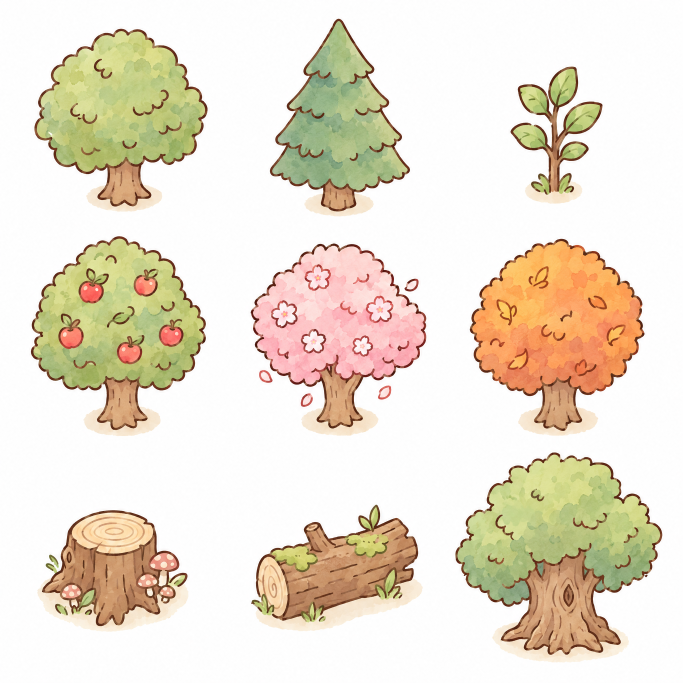
#> input picture content/env_trees_12e42645.png, 2048 x 2048 px (shown at 1/3 size)
$ python env_slicer.py
#> lines starting #> are read from the running program, lines starting #| are printed output that depends on the picture; after the words box and inside, x2 and y2 are one past the last pixel; in counts of white or black regions, pixels touching at a corner belong together
### tools/_common.py
"""Cross-platform helpers shared by tools/*.py (macOS, Windows, Linux). No third-party imports."""
from __future__ import annotations

import os
import shutil
import subprocess
import sys
from pathlib import Path
from typing import Callable, Mapping

IS_WINDOWS = sys.platform.startswith("win")
IS_MAC = sys.platform == "darwin"


def utf8_output() -> None:
    """Print Korean/any text without crashing on legacy consoles (cp949/cp1252 on Windows)."""
    for stream in (sys.stdout, sys.stderr):
        try:
            stream.reconfigure(encoding="utf-8", errors="replace")  # type: ignore[union-attr]
        except (AttributeError, ValueError):
            pass
#> in load_rgb, returned value is the input picture: shape (2048, 2048, 3); mean R, G, B 234.5, 225.1, 208.5


def which(cmd: str) -> str | None:
    """Full path of a command. On Windows this finds pnpm.cmd / npm.cmd, which a bare name cannot launch."""
    return shutil.which(cmd)


# [4 lines left out: function resolve_cmd, not called in this run]


def run_text(cmd: list[str], timeout: float = 15, **kw) -> subprocess.CompletedProcess:
    """subprocess.run that decodes output as UTF-8 regardless of the system code page."""
    return subprocess.run(resolve_cmd(cmd), capture_output=True, text=True, encoding="utf-8", errors="replace", timeout=timeout, **kw)


# [65 lines left out: functions spawn, kill_tree, chrome_candidates, find_chrome, not called in this run]


CHROME_HELP = "Chrome/Edge not found. Install Chrome (Windows: winget install Google.Chrome) or set CHROME_PATH to the browser executable."

### tools/sprite_slicer.py
#!/usr/bin/env -S uv run --script
# /// script
# requires-python = ">=3.11"
# dependencies = ["pillow", "numpy", "scipy"]
# ///
"""Slice an AI-generated character sheet into an aligned Phaser atlas.

Input : a sheet with a white background laid out as ROWS x COLS cells
        (default 3 x 4: rows = down/up/left, cols = idle/walk_a/walk_b/net; --action renames net).
Output: <key>.png (atlas), <key>.json (Phaser hash atlas), <key>.anims.json
        (Phaser anims.fromJSON format + flipX), <key>_contact.png (review sheet).

The original image is only read, never modified.
"""
from __future__ import annotations

import argparse
import json
import sys
from pathlib import Path

import numpy as np
from PIL import Image, ImageDraw
from scipy import ndimage, signal
from _common import utf8_output

ROW_NAMES = ["down", "up", "left"]
COL_NAMES = ["idle", "walk_a", "walk_b", "net"]


def remove_background(rgb: np.ndarray, tol: int, clear_enclosed: bool, min_hole: int) -> np.ndarray:
    """Return RGBA. Only near-white regions connected to the image border are removed,
    so cream fur / highlights enclosed by the dark outline survive."""
#> called with tol = 14, clear_enclosed = False, min_hole = 0
    minc = rgb.min(axis=2)
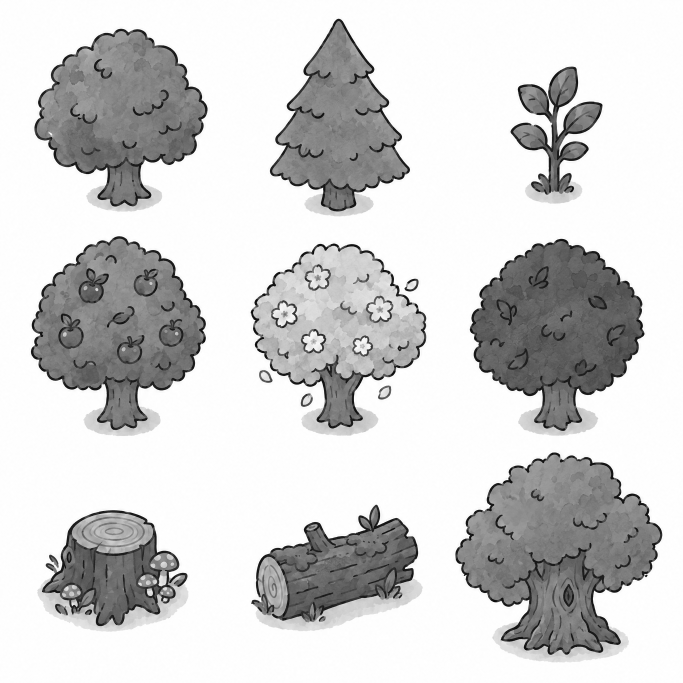
#> minc: shape (2048, 2048) (shown at 1/3 size); min 0, max 255, mean 208.4
    cand = minc >= 255 - tol
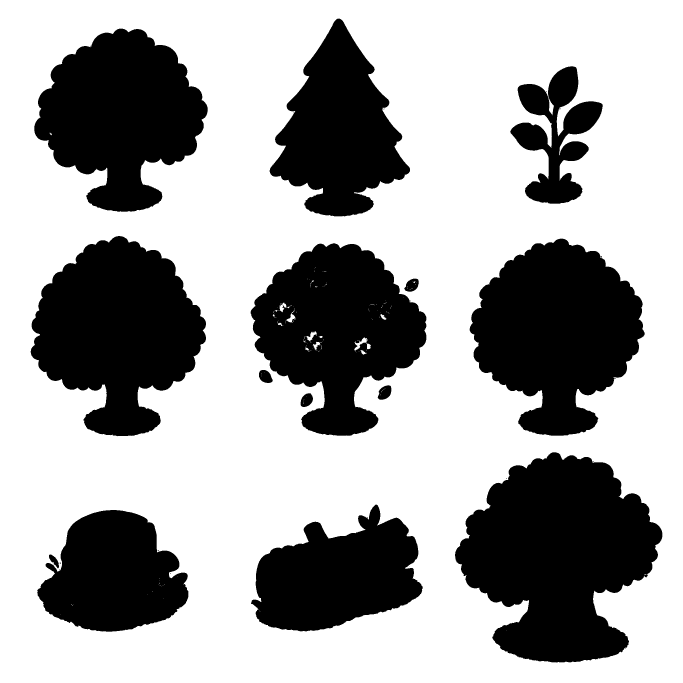
#> cand: shape (2048, 2048) bool (shown at 1/3 size); 64.8% white; 40 black regions (26 under 20 px), largest, box (x1, y1, x2, y2) and area: (1365, 1357, 1987, 1988) 257804, (1409, 716, 1934, 1307) 205165, (92, 708, 618, 1309) 204563
    lab, n = ndimage.label(cand)
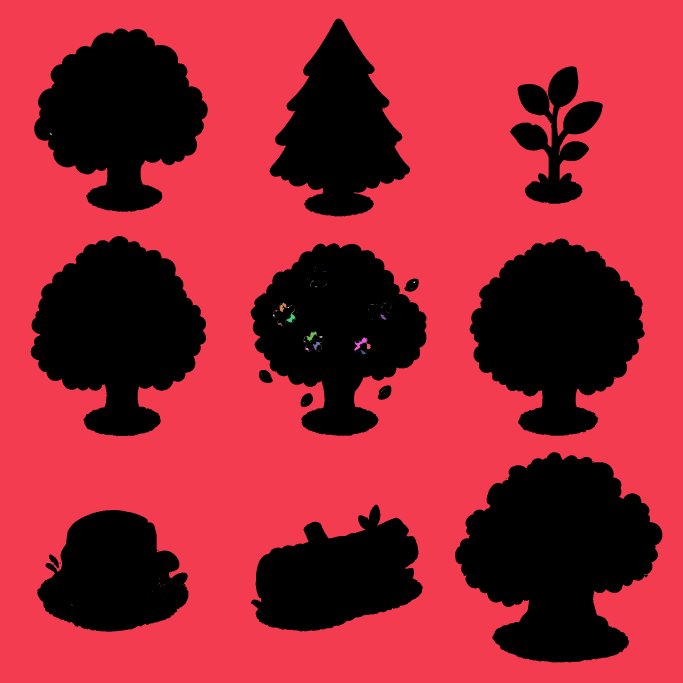
#> lab: shape (2048, 2048) int32 (shown at 1/3 size); 263 distinct labels, from 0 to 262; one colour per label, 0 black
#> n = 262
    border = np.unique(np.concatenate([lab[0], lab[-1], lab[:, 0], lab[:, -1]]))
#> border = [1]
    is_bg_label = np.zeros(n + 1, dtype=bool)
    is_bg_label[border] = True
    is_bg_label[0] = False
    bg = is_bg_label[lab]
#> bg: shape (2048, 2048) bool; 64.7% white; 39 black regions (25 under 20 px), largest, box (x1, y1, x2, y2) and area: (1365, 1357, 1987, 1988) 257815, (1409, 716, 1934, 1307) 205166, (92, 708, 618, 1309) 204563

    if clear_enclosed:  # e.g. the insides of the bug-net mesh
        pure = (minc >= 250) & ~bg
        lab2, n2 = ndimage.label(pure)
        if n2:
            sizes = ndimage.sum(pure, lab2, index=np.arange(1, n2 + 1))
            big = np.zeros(n2 + 1, dtype=bool)
            big[1:] = sizes >= min_hole
            bg |= big[lab2]

    alpha = np.where(bg, 0.0, 1.0)
    out = rgb.astype(np.float32).copy()

    # Anti-aliased rim: estimate coverage from darkness and un-matte from white.
    band = ndimage.binary_dilation(bg, iterations=2) & ~bg
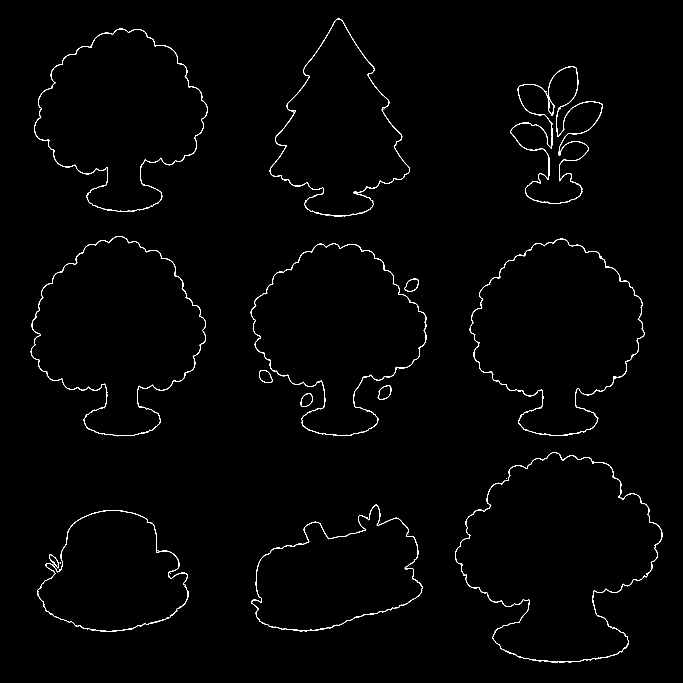
#> band: shape (2048, 2048) bool (shown at 1/3 size); 0.86% white in thin lines or dots, all inside (x1, y1, x2, y2) = (92, 56, 1987, 1988)
    edge_ref = 90.0  # rough darkness of the brown outline
    a = np.clip((255.0 - minc[band]) / (255.0 - edge_ref), 0.0, 1.0)
    alpha[band] = a
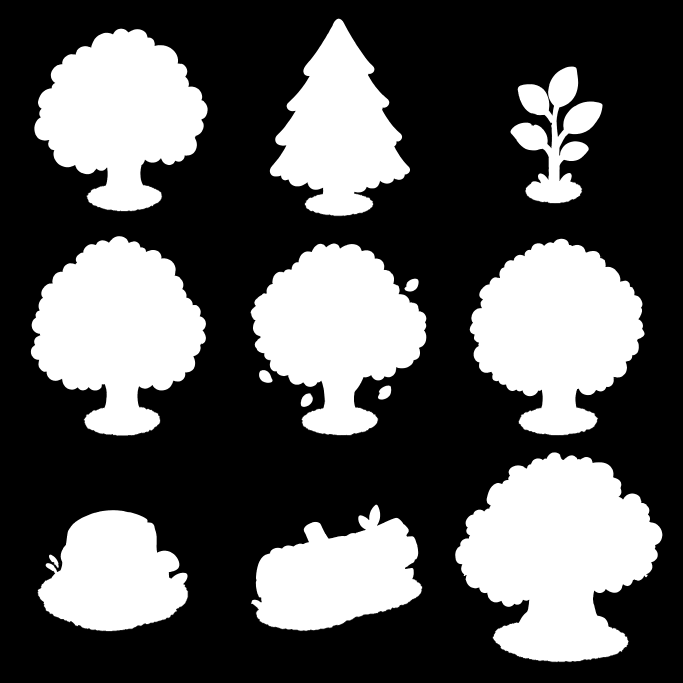
#> alpha: shape (2048, 2048) float64 (shown at 1/3 size); min 0, max 1, mean 0.35
    safe = np.maximum(a, 1e-3)[:, None]
    out[band] = np.clip((out[band] - 255.0 * (1.0 - a)[:, None]) / safe, 0, 255)

    rgba = np.dstack([out, alpha * 255.0]).round().astype(np.uint8)
    rgba[alpha == 0] = 0
    return rgba


# [52 lines left out: functions find_cells, crop_cell, not called in this run]


def _ramp(x, lo, hi):
    return np.clip((x - lo) / (hi - lo), 0.0, 1.0)


# [318 lines left out: functions _hsv, _marking_weight, _head_frame, copy_marking, feet_center_x, register_dx and 4 more, not called in this run]


# [2 lines that do not run on import are left out]

### tools/env_slicer.py
#!/usr/bin/env -S uv run --script
# /// script
# requires-python = ">=3.11"
# dependencies = ["pillow", "numpy", "scipy"]
# ///
"""Cut the AI environment / insect-icon / terrain sheets in content/ into game-ready PNGs.

  uv run tools/env_slicer.py            # everything
  uv run tools/env_slicer.py trees tiles_grass_water   # selected jobs

Scale rule (docs/ISLAND_LAYOUT.md): files are stored at 2x world size, the game draws them at 0.5.
World sizes below are in world px (cat = 92 px tall, tile = 48 px). Each sheet is cut on an even grid,
so objects must stay inside their own cell; check assets/env/_contact.png after a rebuild.

Outputs
  assets/env/<category>/<name>.png       transparent, trimmed, sized to world*2
  assets/insects/icons/<name>.png        journal / dex icons, 256 px box
  assets/{ui,npc,crops,words,items,fx,fish,wearables}/...   see ICON_SHEETS
  assets/app/icon_1024.png               store icon source
  assets/tiles/ground/<name>.png         seamless ground textures, 384 px (= 4x4 tiles)
  assets/tiles/<set>.png                 3x3 nine-slice tileset for Tiled, 96 px tiles
  assets/env/manifest.json               key -> file, world size, draw scale
  assets/env/_contact.png                review sheet
The original content/*.png files are only read.
"""
from __future__ import annotations

import json
import sys
from pathlib import Path

import numpy as np
from PIL import Image, ImageDraw
from scipy import ndimage

from _common import utf8_output
from sprite_slicer import remove_background

ROOT = Path(__file__).resolve().parent.parent
SRC = 2  # stored px per world px
TILE = 48  # world px
ICON = 256

# name, world size: ("h", px) = height, ("w", px) = width (flat things read better by width)
PROPS: dict[str, tuple[str, str, list[tuple[str, str, int]]]] = {
    "trees": ("content/env_trees_12e42645.png", "trees", [
        ("oak", "h", 230), ("pine", "h", 260), ("sapling", "h", 70),
        ("apple_tree", "h", 230), ("cherry_tree", "h", 230), ("autumn_tree", "h", 230),
        ("stump", "h", 70), ("log", "w", 120), ("old_tree", "h", 300)]),
    "bushes": ("content/env_bushes_e8e4d86b.png", "plants", [
        ("grass_tuft", "h", 30), ("tall_grass", "h", 55), ("bush", "h", 60),
        ("flower_bush", "h", 65), ("berry_bush", "h", 65), ("clover", "h", 35),
        ("fern", "h", 55), ("reeds", "h", 75), ("sprout", "h", 22)]),
    "flowers": ("content/env_flowers_dfe17778.png", "flowers", [
        ("cosmos", "h", 45), ("lavender", "h", 50), ("daisy", "h", 42),
        ("tulip", "h", 45), ("sunflower", "h", 75), ("hydrangea", "h", 50),
        ("rose", "h", 48), ("marigold", "h", 42), ("wildflowers", "h", 40)]),
    "buildings": ("content/env_buildings_07906417.png", "buildings", [
        ("tent", "h", 170), ("cabin", "h", 230), ("cottage", "h", 250),
        ("treehouse", "h", 300), ("shed", "h", 190), ("research_hut", "h", 260),
        ("market_stall", "h", 170), ("well", "h", 150), ("campfire", "w", 150)]),
    "props": ("content/env_props_0fac428a.png", "props", [
        ("bulletin_board", "h", 110), ("signpost", "h", 110), ("mailbox", "h", 90),
        ("bench", "w", 110), ("fence", "w", 96), ("barrel", "h", 55),
        ("crates", "h", 75), ("garden_plot", "w", 144), ("lantern_post", "h", 130)]),
    "water": ("content/env_water_bea22f81.png", "water", [
        ("pond", "w", 260), ("lake", "w", 520), ("dock", "w", 170),
        ("lily_pads", "w", 100), ("stepping_stones", "w", 120), ("bridge", "w", 200),
        ("mossy_rock", "h", 110), ("rowboat", "w", 150), ("waterfall", "h", 200)]),
}

# icon sheet is 4x4, keep only the chosen species (cell index -> name)
INSECT_ICONS = ("content/insects_sheet_0f6c3638.png", 4, 4, {
    0: "butterfly", 2: "bee", 3: "dragonfly", 4: "grasshopper", 6: "rhino_beetle",
    7: "stag_beetle", 8: "firefly", 12: "cricket", 13: "moth", 14: "jewel_beetle"})

# job -> (sheet, rows, cols, out dir under assets/, box px or None, names row-major)
# box: fit into a square box of that size (icons); None: keep trimmed at source size (UI panels, cards).
# A None name skips the cell; a tuple splits the cell's pieces left to right (e.g. button + pressed button).
ICON_SHEETS: dict[str, tuple[str, int, int, str, int | None, list]] = {
    "ui_hud": ("content/ui_hud_7d0d396b.png", 3, 3, "ui/hud", None, [
        "ring", "ring_needle", "star", "star_empty", "heart", "tap_marker", "clock_day", "clock_night", "round_button"]),
    "ui_panels": ("content/ui_panels_3ca39c83.png", 3, 3, "ui/panels", None, [
        "speech_bubble", "dialog_box", "word_card", "journal", "slot", "slot_locked", "bag_slot", "sign_banner",
        ("button", "button_pressed")]),
    "portraits": ("content/npc_portraits_49181ccf.png", 2, 2, "npc/portraits", 512, [
        "professor", "collector", "fisher", "cook"]),
    "crops": ("content/crops_ae5559d1.png", 4, 5, "crops", 256, [
        f"flower_{c}_{s}" for c in ("pink", "blue", "yellow", "white") for s in range(5)]),
    "words": ("content/words_e318408f.png", 3, 4, "words", 512, [
        "cat", "bug", "butterfly", "flower", "leaf", "seed", "water", "net", "jar", "tent", "tree", "sun"]),
    # dex icons for the rain/lake creatures: idle cells cut from their action sheets (insect_{worm,snail,...})
    "insect_icons_rain": ("content/insects_rain_icons.png", 2, 2, "insects/icons", 256, [
        "worm", "snail", "water_beetle", "water_strider"]),
    "words_rain": ("content/words_rain_fbaf29bc.png", 2, 2, "words", 512, [
        "worm", "snail", "water_beetle", "water_strider"]),
    # catch gauge + speaking UI (docs/CATCH_AND_SPEAKING.md)
    "ui_catch": ("content/ui_catch_eeeeabd8.png", 4, 4, "ui/catch", None, [
        "speaker", "speaker_playing", "mic", "mic_listening",
        "chance_button", "pip_green", "pip_blue", "pip_gold",
        "pip_empty", "gauge_track", "gauge_marker", "oops",
        "speech_wave", "check", "retry", "slow"]),
    "tools": ("content/items_tools_0b6ae033.png", 3, 3, "items/tools", 256, [
        "net", "jar", "jar_bug", "watering_can", "seed_packet", "backpack", "fishing_rod", "trowel", "basket"]),
    "gear": ("content/gear_tiers_9c7f90bf.png", 3, 3, "items/gear", 256, [  # rows = kind, cols = tier 1-3
        "gloves_cotton", "gloves_garden", "gloves_star", "shoes_canvas", "boots_rain", "sneakers_wing",
        "net_bamboo", "net_sturdy", "net_rainbow"]),
    "rewards": ("content/rewards_0278f002.png", 3, 3, "items/rewards", 256, [
        "shell_coin", "shell_coins", "sticker_sheet", "gift_box", "stamp_card", "star_medal",
        "treasure_chest", "leaf_badge", "upgrade_ticket"]),
    "fx": ("content/fx_b710d0fd.png", 4, 4, "fx", 128, [
        "sparkle", "star_small", "twinkle", "glow", "leaf", "petal", "dirt", "splash",
        "dust", "smoke", "emote_exclaim", "emote_question", "heart", "note", "sweat", "confetti"]),
    "fish": ("content/fish_f5d344e5.png", 3, 3, "fish/icons", 256, [
        "goldfish", "crucian_carp", "catfish", "sea_bream", "mackerel", "clownfish", "crab", "octopus", "pufferfish"]),
    "food": ("content/food_901a4a0c.png", 4, 4, "items/food", 256, [
        "apple", "blueberries", "carrot", "mushroom", "fish_plate", "fish_soup", "bread", "honey",
        "berry_pie", "stew", "rice_ball", "milk", "cooking_pot", "cutting_board", "fruit_salad", "feast_cake"]),
    "role_cards": ("content/role_cards_454a285d.png", 2, 4, "ui/role_cards", None, [
        "gatherer", "gardener", "fisher", "cook", "explorer", "messenger", "helper", "card_back"]),
    "wearables": ("content/wearables_bd368825.png", 3, 3, "wearables", 256, [
        "straw_hat", "red_cap", "bucket_hat", "flower_crown", "leaf_hat", "acorn_beanie", "backpack", "satchel", "bow"]),
    "decor": ("content/decor_events_fb608994.png", 3, 3, "items/decor", 256, [
        "letter", "bottle_letter", "treasure_map", "parcel", "flower_pot", "stone_stack", "log_stool",
        "string_lights", "wind_chime"]),
    "weather": ("content/weather_night_092d92f1.png", 3, 3, "fx/weather", 256, [
        "raindrop", "puddle", "rain_cloud", "cloud", "light_glow", "lit_window", "moon", "night_star", "rainbow"]),
    "ferry": ("content/ferry_d945096f.png", 1, 1, "env/water", 800, ["ferry"]),  # ~400 world px wide
}

CLEAR_HOLES = {"ui_hud"}  # sheets whose large enclosed pure-white areas are holes, not paint

GROUND = ("content/tiles_ground_b4b282d5.png", [
    "grass", "grass_flowers", "forest_floor", "dirt", "sand", "farm_soil", "cobble", "shallow_water", "sea"])

NINE_SLICE = {  # set name -> source; cut into thirds, row-major: nw n ne / w c e / sw s se
    "tiles_grass_water": "content/tiles_grass_water_f8154c7f.png",
    "tiles_dirt_grass": "content/tiles_dirt_grass_3d7017e6.png",
    "tiles_sand_water": "content/tiles_sand_water_bb3762e0.png",
    # inverse sources (water/grass/water hole inside): their corners are the concave (inner) corner tiles
    "tiles_grass_water_inner": "content/tiles_grass_water_inner_5bd7f18c.png",
    "tiles_dirt_grass_inner": "content/tiles_dirt_grass_inner_03c3799a.png",
    "tiles_sand_water_inner": "content/tiles_sand_water_inner_f0fed2e4.png",
}
APP_ICON = "content/app_icon_1ff05bbc.png"
SLICE_NAMES = ["nw", "n", "ne", "w", "c", "e", "sw", "s", "se"]


def load_rgb(rel: str) -> np.ndarray:
    return np.asarray(Image.open(ROOT / rel).convert("RGB"))


def grid_cells(rgba: np.ndarray, rows: int, cols: int):
    h, w = rgba.shape[:2]
    for r in range(rows):
        for c in range(cols):
            yield rgba[r * h // rows:(r + 1) * h // rows, c * w // cols:(c + 1) * w // cols]


def keep_main(cell: np.ndarray, drop_top_left: bool = False) -> np.ndarray:
    """Drop specks and slivers of neighbouring cells; keep the object (and its nearby loose parts)."""
    fg = cell[..., 3] > 8
    lab, n = ndimage.label(ndimage.binary_dilation(fg, iterations=6))
    if n <= 1 and not drop_top_left:
        return cell
    h, w = fg.shape
    areas = ndimage.sum(fg, lab, index=np.arange(1, n + 1))
    biggest = areas.max()
    keep = np.zeros(n + 1, dtype=bool)
    for i, sl in enumerate(ndimage.find_objects(lab), start=1):
        a = areas[i - 1]
        edge = sl[0].start == 0 or sl[1].start == 0 or sl[0].stop == h or sl[1].stop == w
        badge = drop_top_left and sl[0].stop < h * 0.3 and sl[1].stop < w * 0.3
        keep[i] = a >= 0.02 * biggest and not (edge and a < 0.15 * biggest) and not badge
    out = cell.copy()
    out[~keep[lab]] = 0
    return out


def trim(cell: np.ndarray) -> np.ndarray | None:
    ys, xs = np.nonzero(cell[..., 3] > 8)
    if not len(ys):
        return None
    return cell[ys.min():ys.max() + 1, xs.min():xs.max() + 1]


def fit(img: Image.Image, axis: str, world: int) -> Image.Image:
    w, h = img.size
    k = world * SRC / (h if axis == "h" else w)
    return img.resize((max(1, round(w * k)), max(1, round(h * k))), Image.LANCZOS)


# [9 lines left out: function seamless, not called in this run]


def do_props(job: str, manifest: dict, contact: list) -> None:
    rel, cat, items = PROPS[job]
    rgba = remove_background(load_rgb(rel), tol=14, clear_enclosed=False, min_hole=0)
    out = ROOT / "assets/env" / cat
    out.mkdir(parents=True, exist_ok=True)
    for cell, (name, axis, world) in zip(grid_cells(rgba, 3, 3), items):
        t = trim(keep_main(cell))
        if t is None:
            sys.exit(f"error: {job}/{name} cell is empty")
        img = fit(Image.fromarray(t), axis, world)
        img.save(out / f"{name}.png")
        key = f"{cat}/{name}"
        manifest[key] = {"file": f"env/{cat}/{name}.png", "world": [img.width // SRC, img.height // SRC],
                         "scale": 1 / SRC, "origin": [0.5, 0.95], "source": rel}
        contact.append((key, img))
#> this loop made 9 passes
#> (name, world, n in keep_main, k in fit, key) on passes 1, 2, 3, 4, 7, 8, 9: ('oak', 230, 1, 0.838, 'trees/oak'), ('pine', 260, 1, 0.877, 'trees/pine'), ('sapling', 70, 1, 0.34, 'trees/sapling'), ('apple_tree', 230, 1, 0.765, 'trees/apple_tree'), ('stump', 70, 1, 0.384, 'trees/stump'), ('log', 120, 1, 0.466, 'trees/log'), ('old_tree', 300, 1, 0.963, 'trees/old_tree')
#> pass 1, in keep_main, `fg = cell[..., 3] > 8`:
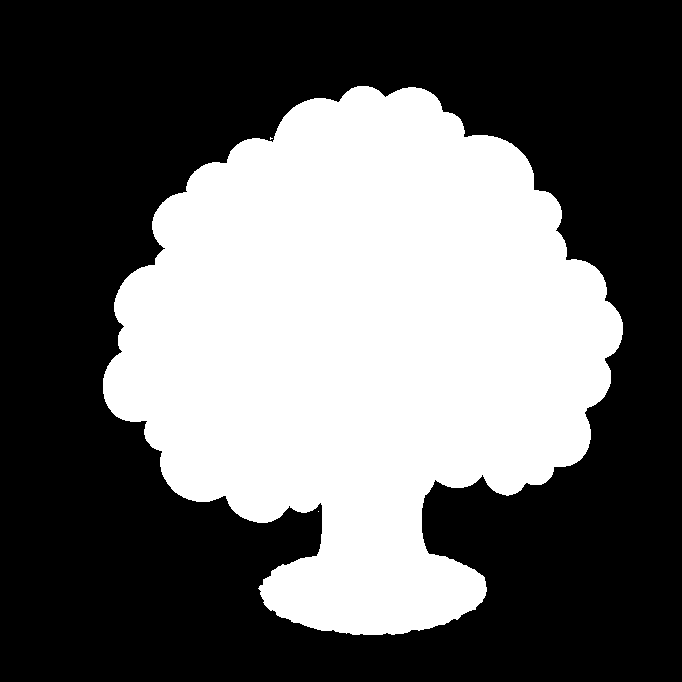
#> fg: shape (682, 682) bool; 39.5% white; 3 white regions (2 under 20 px), largest, box (x1, y1, x2, y2) and area: (103, 86, 623, 635) 183880
#> (the rest of the program and of its run is left out)
